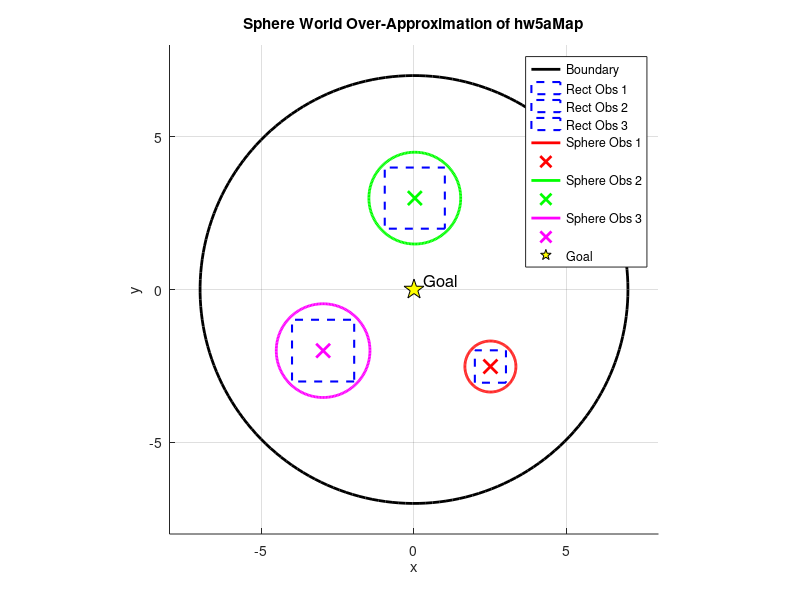

The MATLAB source for this figure: (Note: this script raises an error after producing the figure.)
%% defineSphereWorld.m
% Define a sphere world that over-approximates the rectangular obstacles
% in hw5aMap.txt, and plot the result.

%% Obstacle definitions from hw5aMap.txt
% Obstacle 1: x in [1.991, 3.009], y in [-3.050, -1.990]
obs1_center = [(1.991+3.009)/2, (-3.050+-1.990)/2];  % [2.500, -2.520]
obs1_half_diag = norm([(3.009-1.991)/2, (-1.990-(-3.050))/2]);  % ~0.735

% Obstacle 2: x in [-0.957, 1.009], y in [1.990, 3.990]
obs2_center = [(-0.957+1.009)/2, (1.990+3.990)/2];   % [0.026, 2.990]
obs2_half_diag = norm([(1.009-(-0.957))/2, (3.990-1.990)/2]);  % ~1.402

% Obstacle 3: x in [-3.991, -1.957], y in [-3.010, -0.990]
obs3_center = [(-3.991+-1.957)/2, (-3.010+-0.990)/2]; % [-2.974, -2.000]
obs3_half_diag = norm([(-1.957-(-3.991))/2, (-0.990-(-3.010))/2]);  % ~1.433

% Add a small safety margin to each radius
margin = 0.1;

% Workspace boundary sphere: centered at origin, large enough to contain everything
boundary_center = [0, 0];
boundary_radius = 7;

%% Load sphere world map from file (also usable by SimulatorGUI)
sphereMap = load('hw5aSphere.txt');

fprintf('Sphere world map:\n');
fprintf('  Boundary:   center = (%.3f, %.3f), radius = %.3f\n', sphereMap(1,:));
fprintf('  Obstacle 1: center = (%.3f, %.3f), radius = %.3f\n', sphereMap(2,:));
fprintf('  Obstacle 2: center = (%.3f, %.3f), radius = %.3f\n', sphereMap(3,:));
fprintf('  Obstacle 3: center = (%.3f, %.3f), radius = %.3f\n', sphereMap(4,:));

%% Plot the sphere world with original rectangular obstacles
figure; hold on; axis equal; grid on;
title('Sphere World Over-Approximation of hw5aMap');
xlabel('x'); ylabel('y');

% Draw workspace boundary
theta = linspace(0, 2*pi, 200);
plot(boundary_center(1) + boundary_radius*cos(theta), ...
     boundary_center(2) + boundary_radius*sin(theta), 'k-', 'LineWidth', 2);

% Draw rectangular obstacles (original)
rectangles = {
    [1.991, -3.050, 3.009-1.991, -1.990-(-3.050)];
    [-0.957, 1.990, 1.009-(-0.957), 3.990-1.990];
    [-3.991, -3.010, -1.957-(-3.991), -0.990-(-3.010)];
};
for i = 1:3
    r = rectangles{i};
    rectangle('Position', r, 'EdgeColor', 'b', 'LineWidth', 1.5, 'LineStyle', '--');
end

% Draw sphere (circle) approximations
colors = {'r', 'g', 'm'};
for i = 2:size(sphereMap, 1)
    cx = sphereMap(i, 1);
    cy = sphereMap(i, 2);
    cr = sphereMap(i, 3);
    plot(cx + cr*cos(theta), cy + cr*sin(theta), colors{i-1}, 'LineWidth', 2);
    plot(cx, cy, [colors{i-1} 'x'], 'MarkerSize', 10, 'LineWidth', 2);
end

% Mark goal
plot(0, 0, 'p', 'MarkerSize', 15, 'MarkerFaceColor', 'y', 'MarkerEdgeColor', 'k');
text(0.3, 0.3, 'Goal', 'FontSize', 12);

legend('Boundary', 'Rect Obs 1', 'Rect Obs 2', 'Rect Obs 3', ...
       'Sphere Obs 1', '', 'Sphere Obs 2', '', 'Sphere Obs 3', '', ...
       'Goal', 'Location', 'best');

xlim([-8, 8]); ylim([-8, 8]);
hold off;

%% Generate potential field plot
goal = [0, 0];
c_att = 15;
c_rep = 8;
Q = 5;

x = linspace(-boundary_radius, boundary_radius, 100);
y = linspace(-boundary_radius, boundary_radius, 100);
[X, Y] = meshgrid(x, y);
points = [X(:), Y(:)];

TestSphereWorldPot(sphereMap, goal, c_att, c_rep, Q, points);
